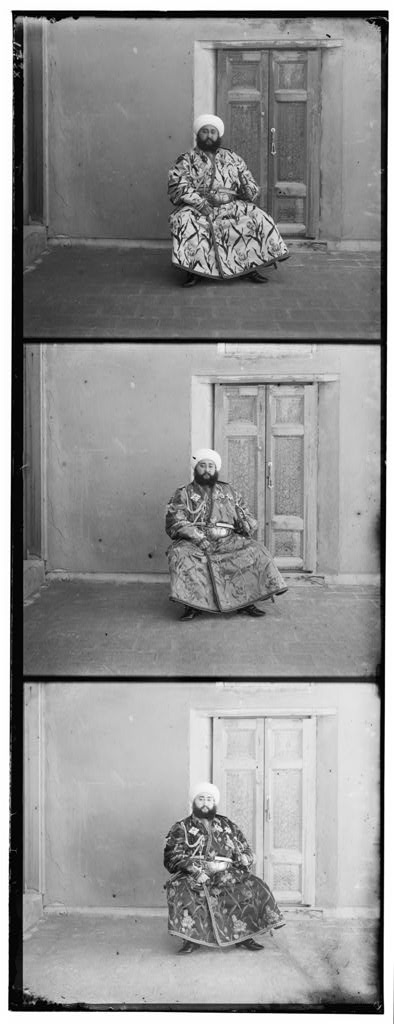
#> input picture Classwork/01 - color/00153v.jpg, 394 x 1024 px
$ jupyter execute task-key.ipynb
#> lines starting #> are read from the running program, lines starting #| are printed output that depends on the picture
# Task

Sergei Mikhailovich Prokudin-Gorskii (1863-1944), a pioneering photographer extensively traveled the Russian Empire from 1909 to 1915, capturing thousands of images. Employing an early color technology, he recorded three images of each scene onto glass plates using red, green, and blue filters.

Your task is to take Gorskii glass plate RGB color channels and produce a color image with as few visual artifacts as possible (ignore the artifacts at the image boundaries). To do this, you will need to read the image file, extract the three color channel images, place them on top of each other, and align them so that they form a single RGB color image. You will need to implement this in Python.

**Note** that the channel order for all files from top to bottom is BGR, not RGB!

[cell 1]
import cv2 as cv
from matplotlib import pyplot as plt
import numpy as np

[cell 2]
ausid = 12345 # use last five digits of your ausid, e.g 83452
if ausid % 3 == 0: filename = '00153v.jpg'
if ausid % 3 == 1: filename = '00149v.jpg'
if ausid % 3 == 2: filename = '00351v.jpg'
img = cv.imread(filename, cv.IMREAD_GRAYSCALE)
#> img is the input picture: shape (1024, 394); min 0, max 255, mean 145.2

plt.imshow(img, cmap='gray')

## Task 1
Given an image `img` with three grayscale channels stacked vertically (Blue, Green, Red), write code to first obtain its shape `(h, w)` and divide the height into three equal parts, then extract each channel (`b`, `g`, `r`) from the corresponding slice of rows. Merge the channels back into a color image using both `cv.merge([b, g, r])` or `np.dstack((b, g, r))` and finally show the color image.

You will notice that the color image has artifacts because the color channels are not aligned.

[cell 3]
h,w = img.shape
#> h = 1024; w = 394
h = int(h/3)
#> h = 341

b = img[0:h, :]
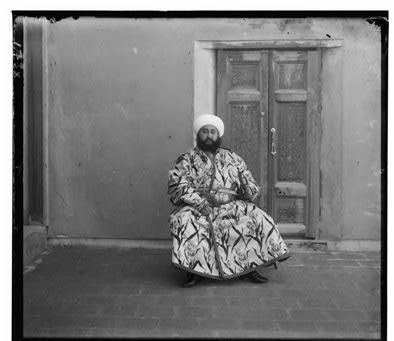
#> b: shape (341, 394); min 0, max 255, mean 119.9
g = img[h:2*h, :]
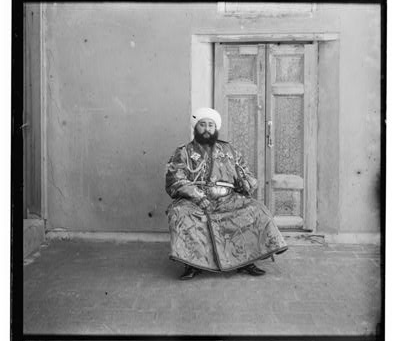
#> g: shape (341, 394); min 0, max 255, mean 142.5
r = img[2*h:3*h, :]
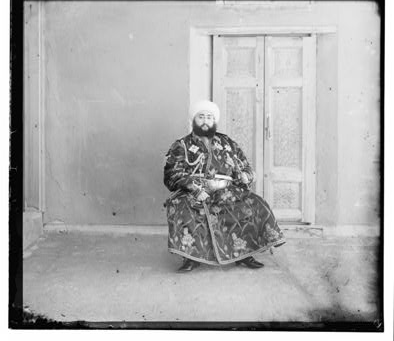
#> r: shape (341, 394); min 0, max 255, mean 173.1
cv.merge([b,g,r])
stacked = np.dstack((b,g,r))
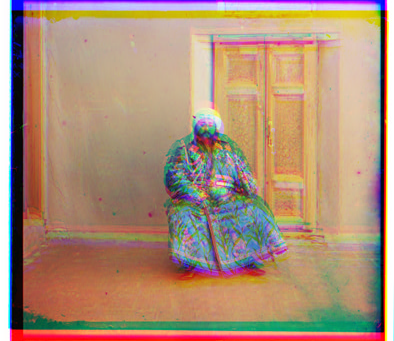
#> stacked: shape (341, 394, 3); mean of channels 0, 1, 2 119.9, 142.5, 173.1; drawn as B, G, R
plt.imshow(cv.cvtColor(stacked, cv.COLOR_BGR2RGB))

## Task 2

To better visualize the misalignment, crop 100 × 100 regions from the Blue, Green, and Red channel images at locations containing edges, and display them side by side in three subplots using `plt.subplot`, with each subplot showing the corresponding patch in grayscale.

[cell 4]
plt.subplot(1,3,1)
plt.imshow(b[0:100, 150:250], cmap='gray')
plt.subplot(1,3,2)
plt.imshow(g[0:100, 150:250], cmap='gray')
plt.subplot(1,3,3)
plt.imshow(r[0:100, 150:250], cmap='gray')
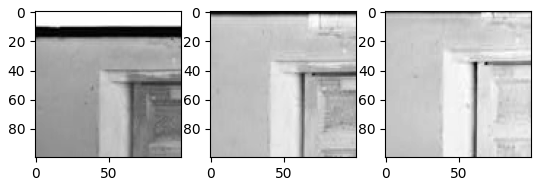
#> figure drawn by matplotlib, 3 panels

## Task 3
Fix one channel and shift the other channels to align them with the fixed channel. Apply a shift kernel to adjust the channels, then stack them and display the resulting image.

[cell 5]
k = np.zeros((7,7))
k[3,0] = 1

g_ = cv.filter2D(g, cv.CV_8U, k)
r_ = cv.filter2D(r, cv.CV_8U, k)

k = np.zeros((7,7))
k[0,3] = 1
g_ = cv.filter2D(g_, cv.CV_8U, k)
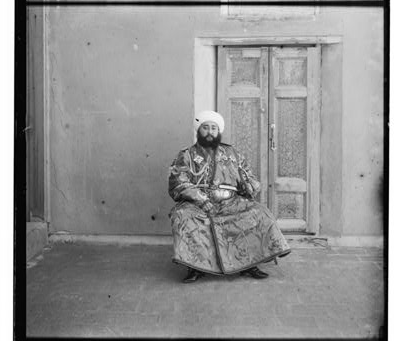
#> g_: shape (341, 394); min 0, max 255, mean 142.9
g_ = cv.filter2D(g_, cv.CV_8U, k)
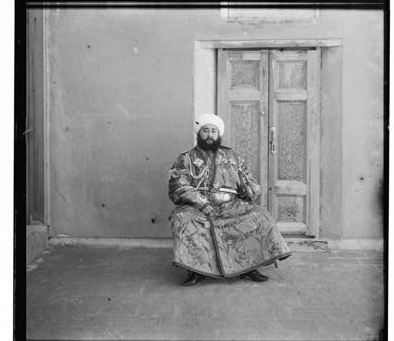
#> g_: shape (341, 394); min 0, max 255, mean 142.9
r_ = cv.filter2D(r_, cv.CV_8U, k)
r_ = cv.filter2D(r_, cv.CV_8U, k)
r_ = cv.filter2D(r_, cv.CV_8U, k)
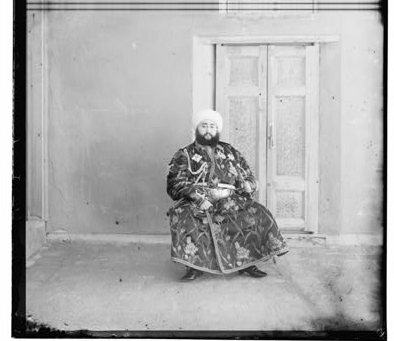
#> r_: shape (341, 394); min 0, max 255, mean 170.9
r_ = cv.filter2D(r_, cv.CV_8U, k)
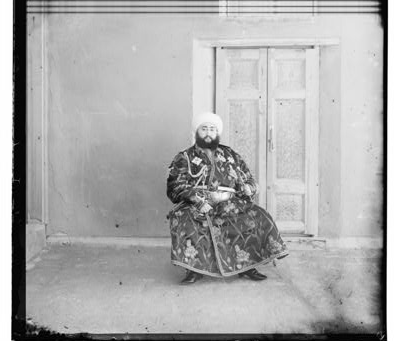
#> r_: shape (341, 394); min 0, max 255, mean 171.2

plt.figure()
stacked = np.dstack((b,g_,r_))
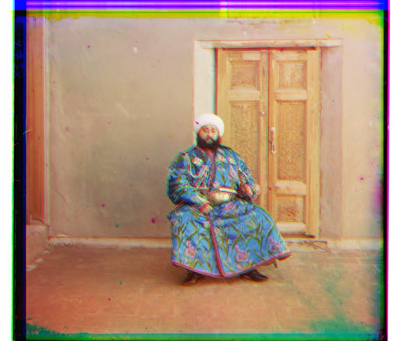
#> stacked: shape (341, 394, 3); mean of channels 0, 1, 2 119.9, 142.9, 171.2; drawn as B, G, R
plt.imshow(cv.cvtColor(stacked, cv.COLOR_BGR2RGB))
